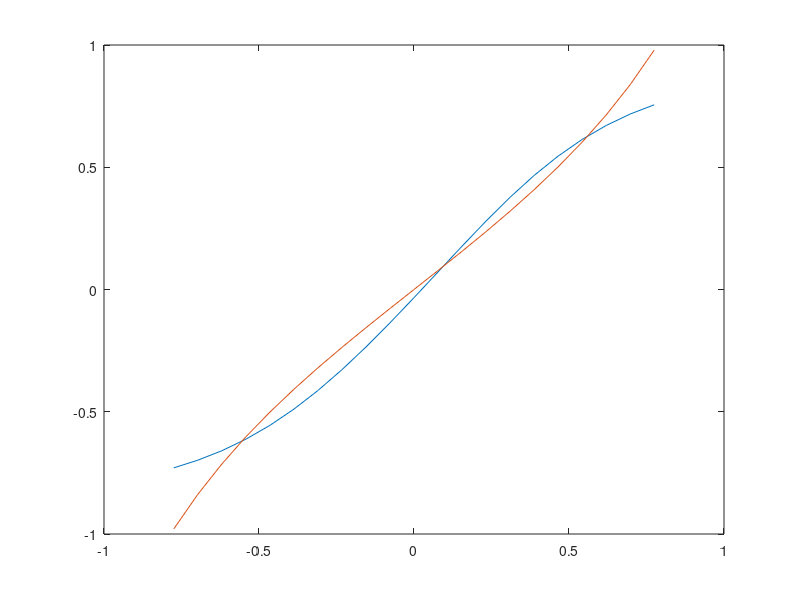

The MATLAB source for this figure:
% Neural network 1-3-1 learning the tangent curve
number = 10; 		% used to get random input values, 10 on the negative side, 10 on the positive side
pi = 3.1; 		% defining value of pi
eta = 0.1;  		% learning rate
limit = 0.25;		% limits of the range of inputs, eg. if limit is 0.5 i.e. 1/2, then the range is (-pi/2,pi/2)
iterations = 1000; 	% number of iterations
all_iter = [ 10 100 200 500 1000 ];

%
%
% Nomenclature for elements in the neural network:
%
%_______________________________________________________________________________________________
% Layer 1                   |                Layer 2            |          Layer 3            |
%_______________________________________________________________________________________________
%                           |                                   |                             |
%   bias = b_input	    |         bias = b_hidden           |     bias = b_output         |
%                           |                                   |                             |
%   input = x_input         |        input = x_hidden           |       input = x_output      |
%                           |                                   |                             |
%   weight = w_input        |         weight = w_hidden         |      weight = w_output      |
%                           |                                   |                             |
% for the summation function:|                                  |                             |
%   output = y_first        |       output = y_second           |       output = y_third      |
%                           |                                   |                             |
% for the output of tau function:                               |                             |
%   output = x_hidden       |         output = x_output         |       output = y_target     |
%                           |                                   |                             |
% Change in weights         |                                   |                             |
%     dw_input              |           dw_hidden               |           dw_output         |
%                           |                                   |                             |
% Previous iteration weights|                                   |                             | 
%   prev_w_input            |         prev_w_hidden             |         prev_w_output       |
%                           |                                   |                             |
% Change in bias            |                                   |                             |
%   db_input                |           db_hidden               |           db_output         |
%______________________________________________________________________________________________

%Defining the input vector
x_input = -pi*limit:pi*limit/number:pi*limit;
total = number*2+1;
scale=tan(max(x_input));

%The actual output that the neural network needs to learn
required_output = tan(sort(x_input));
calculated_output = [];

%Initialising all variables

x_hidden = [ 1 1 1 ];
x_output = [ 1 1 1 ];

y_first = [ 1 1 1 ];
y_second = [ 1 1 1 ];
y_third = [ 1 ];

w_input = 3*rand(1,1);
w_hidden = 3*rand(1,3);
w_output = 3*rand(1,3);

b_input = rand(1,1);
b_hidden = rand(1,3);
b_output = rand(1,1);

delta_output = [ 1 ];
delta_hidden = [ 1 1 1 ];
delta_input = [ 1 ];

dw_input = [ 1 ];
dw_hidden = [ 1 1 1 ];
dw_output = [ 1 1 1 ];

prev_w_input = [ 1 ];
prev_w_hidden = [ 1 1 1 ];
prev_w_output = [ 1 1 1 ];

db_input = [ 1 ];
db_hidden = [ 1 1 1 ];
db_output = [ 1 ];


%Sigmoid function G(s)
function [ out ] = sigmoidd( s )
	out = (1 - exp(-2*s)) ./ (1 + exp(-2*s));
end

%Sigmoid derivative function G'(s)
function [ out ] = sigmoidd_derivative( s )
	out = (4 * exp(-2*s)) ./ ((1 + exp(-2*s)) .* (1 + exp(-2*s))) ;
end


function [ out ] = forward_hidden( x , w , b )
	j = 1;
	for i = x
		out(j)= w(j)*i + b(j);
		%disp(out(j));
		j= j + 1;
	endfor;
end

function [ out ] = forward_output( x , w , b )
	x_t = transpose(x);
	out = w*x_t;
	out = out + b;
end

function [ delta_hidden ] = propogate_delta_to_hidden(w_output, delta_output)
	j = 1;	
	for i = w_output
		delta_hidden(j) = i * delta_output;
		j = j+1;
	endfor;
end

function[ D ] = calculateC3(Ynn,x_input,iterations)
    sum_of_error = 0;
    for loop = 1:iterations
        error = (Ynn(loop) - tan(x_input(loop)));
        error = (error^2);
        sum_of_error = sum_of_error + error;
    endfor;
    D =( 1/iterations ) * sqrt(sum_of_error);
    fprintf("\nD is %f",D);
end

function [ delta_input ] = propogate_delta_to_input(w_hidden, delta_hidden)
	w_hidden_t = transpose(w_hidden);
	delta_input = delta_hidden*w_hidden_t;
end

%
% The main Code starts here --------------------------------------------------------------
%
printf("Initial Weights\n");
disp(w_input);
disp(w_hidden);
disp(w_output);

w_temp1 = w_input;
w_temp2 = w_hidden;
w_temp3 = w_output;



for(iterations = all_iter)
w_input = w_temp1;
w_hidden = w_temp2;
w_output = w_temp3;

for iter = 1 : iterations
	% Looping through all the input cases
	% Select a random input from the input vector (u,y)
	ctr = ceil(rand(1,1) * total); 
	% Looping through all the input cases
	count = 1;

	for i = x_input(ctr)
		%
		% Forward Pass begins:
		%
		delta_output = [ 1 ];
		delta_hidden = [ 1 1 1 ];
		delta_input = [ 1 ];

		dw_input = [ 1 ];
		dw_hidden = [ 1 1 1 ];
		dw_output = [ 1 1 1 ];

		x_hidden = [ 1 1 1 ];
		x_output = [ 1 1 1 ];

		y_first = [ 1 1 1 ];
		y_second = [ 1 1 1 ];
		y_third = [ 1 ];


		% layer 1

		y_first = i * w_input(1) + b_input(1);
		out = sigmoidd(y_first);
		x_hidden = x_hidden * out;


		y_second = forward_hidden(x_hidden,w_hidden,b_hidden);

		% layer 2
		k = 1;	
		for j = y_second
			x_output(k) = sigmoidd(j);
			k = k + 1;	
		endfor;

		% layer 3
		y_third = forward_output(x_output, w_output, b_output);
		y_target = sigmoidd(y_third);
		%disp(y_target);

		% find actual tan answer
		y_expected = tan(i);	


		% calculating error
		delta_output = y_expected - y_target;

		%Update weights only if error is greater than 0.05 or less than -0.05
		%if(delta_output > 0.05 || delta_output < 0.05)

		delta_hidden = propogate_delta_to_hidden(w_output,delta_output);
		delta_input = propogate_delta_to_input(w_hidden,delta_hidden);


		%updating weights

		dw_input = eta * delta_input .* sigmoidd_derivative( y_first ) .* i;
		prev_w_input = w_input;
		w_input = w_input + dw_input;

		dw_hidden = eta * delta_hidden .* sigmoidd_derivative( y_second ) .* x_hidden;
		prev_w_hidden = w_hidden;
		w_hidden = w_hidden + dw_hidden;

		dw_output = eta * delta_output .* sigmoidd_derivative( y_third ) .* x_output;
		prev_w_output = w_output;
		w_output = w_output + dw_output;
		 
		%updating bias

		db_input = eta * delta_input .* sigmoidd_derivative( y_first );
		b_input = b_input + db_input;
		 
		db_hidden = eta * delta_hidden .* sigmoidd_derivative( y_second );
		b_hidden = b_hidden + db_hidden;

		db_output = eta * delta_output .* sigmoidd_derivative( y_third );
		b_output = b_output + db_output;

		 
		%end

	endfor;

endfor;

% run forward passs again to get values

count1 =1;

for i = sort(x_input)
	x_hidden = [ 1 1 1 ];
	x_output = [ 1 1 1 ];


	y_first = [ 1 ];
	y_second = [ 1 1 1 ];
	y_third = [ 1 ];
	% layer 1
	y_first = i * w_input(1) + b_input(1);
	out = sigmoidd(y_first);
	x_hidden = x_hidden * out;

	y_second = forward_hidden(x_hidden,w_hidden,b_hidden);

	% layer 2
	k = 1;	
	for j = y_second
		x_output(k) = sigmoidd(j);
		k = k + 1;	
	endfor;

	% layer 3
	y_third = forward_output(x_output, w_output, b_output);
	y_target = sigmoidd(y_third);

	calculated_output(count1) = y_target;
	count1 = count1 +1;
endfor;

%Calculating Sum of average error difference
%D = (1/(number*2+1)) * sqrt( sum ( calculated_output - required_output));

%Plot the graph
plot_x = sort(x_input);
plot_y1 = calculated_output;
plot_y2 = required_output;
plot(plot_x,plot_y1,plot_x,plot_y2);	

printf("Learned Weights for %d iterarions\n",iterations);
printf("w_input = [");
printf("%f ",w_input);
printf("]\n");

printf("w_hidden = [");
printf("%f ",w_hidden);
printf("]\n");

printf("w_output = [");
printf("%f ",w_output);
printf("]\n");

printf("Learned Bias\n");
printf("b_input = [");
printf("%f ",b_input);
printf("]\n");

printf("b_hidden = [");
printf("%f ",b_hidden);
printf("]\n");

printf("b_output = [");
printf("%f ",b_output);
printf("]\n");

endfor;


%printf("Sum of Average Error difference, D = ");
%
% C3
%D = calculateC3(calculated_output,x_input,(number*2+1));
%disp(D);








